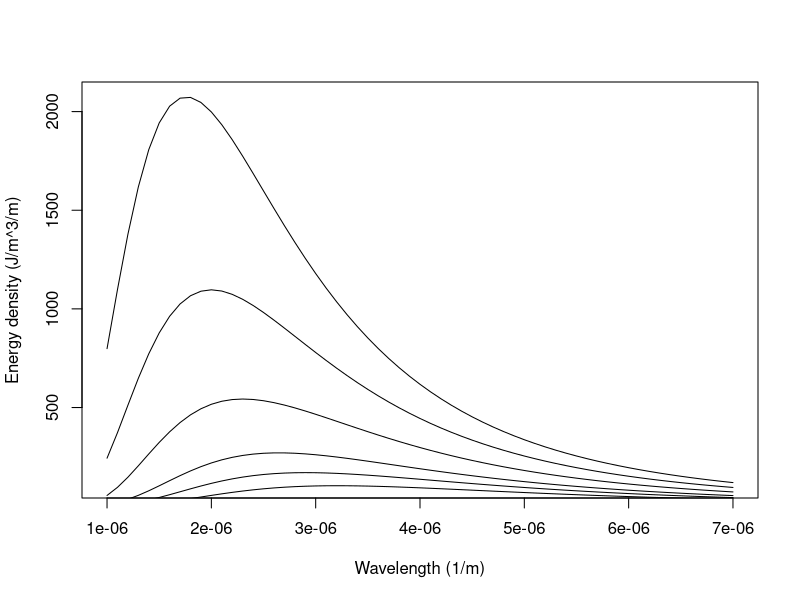

Write the R code that produced this figure. (Note: this script raises an error after producing the figure.)
## ---- chunk 1

h= 6.62607*10^{-34} #Js
c= 2.99792*10^8 #m/s
k= 1.38065 * 10^{-23} #J/K

ed= function(lambda, T) (8*pi*h*c)/(lambda^5)*(exp(h*c/(lambda*k*T))-1)^{-1}

lambdas= seq(1,7,0.1) #microns
lambdas= lambdas* 10^{-6} #m
plot(lambdas, ed(lambdas, T=1646), type="l", xlab="Wavelength (1/m)", ylab= "Energy density (J/m^3/m)")
points(lambdas, ed(lambdas, T=1449), type="l")
points(lambdas, ed(lambdas, T=1259), type="l")
points(lambdas, ed(lambdas, T=1095), type="l")
points(lambdas, ed(lambdas, T=998), type="l")
points(lambdas, ed(lambdas, T=904), type="l")
points(lambdas, ed(lambdas, T=723), type="l")

## ---- chunk 2
#Failed attempt at figure 2
h= 6.62607*10^{-34} #Js
c= 2.99792*10^8 #m/s
k= 1.38065 * 10^{-23} #J/K

ed= function(lambda, T) (8*pi*h*c)/(lambda^5)*(exp(h*c/(lambda*k*T))-1)^{-1}

## #for lambda=4^{-6} and T 
#lambda1= 4^{-6} #m
#temps=seq(273,2000, 100) #K
#plot(lambda1*temps, ed(lambda1, temps)/temps^(0.005)*10^13, type="l", xlab="Wavelength (1/m)", ylab= "Energy density (J/m^3/m)")
# points(lambdas, ed(lambdas, T=1449), type="l")
# points(lambdas, ed(lambdas, T=1259), type="l")
# points(lambdas, ed(lambdas, T=1095), type="l")
# points(lambdas, ed(lambdas, T=998), type="l")
# points(lambdas, ed(lambdas, T=904), type="l")
# points(lambdas, ed(lambdas, T=723), type="l")
knitr::include_graphics('figures/fig-rad-2.png')

## ---- chunk 3
knitr::include_graphics('figures/fig-rad-3.png')
## ---- chunk 4
knitr::include_graphics('figures/fig-rad-4.png')
